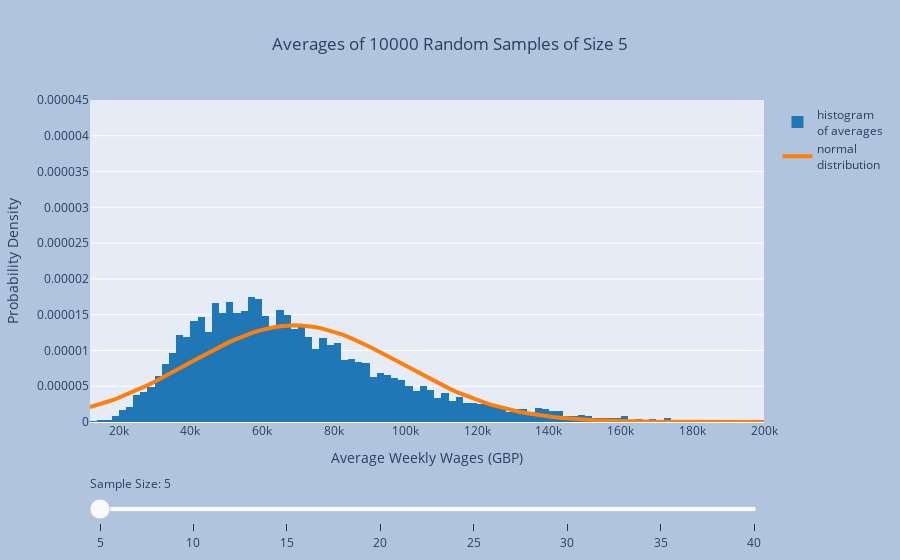

This figure's notebook cell:
### Markdown cell above
We now see that even though the average weekly salary of 35 players is variable, and changes based on which 35 players we get, overall we have a good idea of which values we're likely to get!

All of this depends on the sample size being "large enough", which leaves us with a big question: how large is large enough?

You can play around with the interactive widget below to try different sample sizes and see how well the theoretical normal distribution matches up with the sampling distribution. Given a sample size, the widget plots the average of 10000 random samples of that size from the salary data, overlaid with the normal distribution with the same mean and standard deviation.

Drag the slider to select different sample sizes, and click the labels in the legend to hide or show different parts of the graph. Notice how the histogram of the averages fits the normal distribution more closely as the sample size increases.

### Code cell
# Get the average of reps samples from data with the given sample size and replacement policy
def get_sample_avg(data, size, reps, replace=False):
    return [np.mean(data.sample(size, replace=replace).to_numpy()) for i in range(reps)]

# Define sample sizes and number of repetitions for sampling
sample_sizes = np.arange(5, 45, 5)
n = len(sample_sizes)
reps = 10000

# Use default seaborn palette (reference: https://josephlemaitre.com/2022/06/use-a-seaborn-color-palette-for-plotly-figures/)
plotly_palette = iter([f"rgb({c[0]*256}, {c[1]*256}, {c[2]*256})" for c in sns.color_palette()])
histcolor = next(plotly_palette)
normcolor = next(plotly_palette)

# Create figure
fig = go.Figure()

# Set consistent limits for axes in all traces
xlim = (12000, 200000)
ylim = (0, 4.5e-05)

# Define which sample size will be initially visible
# (note that this is the index of the sample size)
initial_sample_size_index = 0

# Get averages for all possible sample sizes
# averages[i] is the average of reps samples of size sample_sizes[i] (with replacement)
averages = [get_sample_avg(salaries["Weekly Wages (GBP)"], size, reps, replace=True) for size in sample_sizes]

# Add histogram traces
# (the histogram for averages[i] is plotted as the ith trace, fig.data[i])
for i, avg in enumerate(averages):
    fig.add_trace(
        go.Histogram(
            # initially, only the histogram for initial_sample_size should be visible
            visible = True if i == initial_sample_size_index else False,
            name = "histogram<br>of averages", # label for legend
            x = avg,
            marker = { "color": histcolor },
            hoverinfo = "x+y",
            histnorm = "probability density",
        )
    )

# Add normal pdf traces
# (the normal pdf for averages[i] is plotted as the (i+n)th trace, fig.data[i+n])
x = np.linspace(*xlim, 100)
for i, avg in enumerate(averages):
    # determine x-axis limits
    fig.add_trace(
        go.Scatter(
            # initially, only the normal pdf for initial_sample_size should be visible
            visible = True if i == initial_sample_size_index else False,
            line = { "width": 4 },
            marker = { "color": normcolor },
            name = "normal<br>distribution", # label for legend
            hoverinfo = "x+y",
            x = x,
            y = scipy.stats.norm.pdf(x, np.mean(avg), np.std(avg))
        )
    )
    
get_title = lambda i: f"Averages of {reps} Random Samples of Size {sample_sizes[i]}"

# Create steps for the slider to select sample size
steps = []
for i in range(n):
    steps.append({
        "method": "update",
        "args": [ # arguments to pass to the update method
            # update visibility so only the histogram and normal pdf for this sample size are visible
            { "visible": [True if (j == i or j-n == i) else False for j in range(len(fig.data))] },
            # update the title to reflect the change to the sample size
            { "title": get_title(i) }
        ],
        "label": str(sample_sizes[i]),
    })

# Create a slider using these steps and add it to fig
fig.layout.sliders = [{
    "active": initial_sample_size_index,
    "currentvalue": { "prefix": "Sample Size: " },
    "pad": {"t": 50},
    "steps": steps,
}]

# Set layout settings
fig.update_layout(
    title = {
        "x": 0.5,
        "text": get_title(initial_sample_size_index)
    },
    xaxis = {
        "title": "Average Weekly Wages (GBP)",
        "range": xlim,
        "constrain": "domain",
    },
    yaxis = {
        "title": "Probability Density",
        "tickformat": ".2",
        "range": ylim,
        "constrain": "domain",
    },
    paper_bgcolor = "LightSteelBlue"
)

# Display figure
fig.show()
